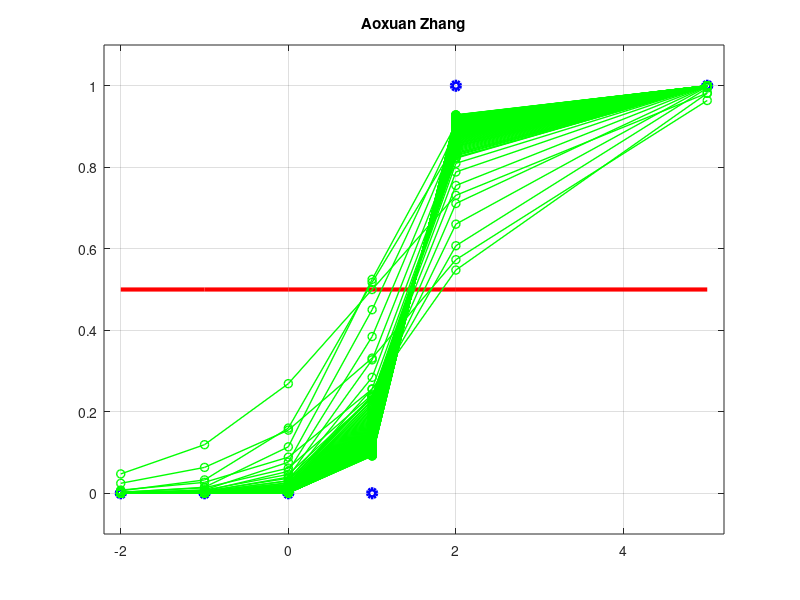

The MATLAB source for this figure:
% 20 midterm exam
clear; clf; format long
p=@(u) 1./(1+exp(-u));
dp=@(u) exp(-u)./(1+exp(-u)).^2;
E =@(y,t) sum(0.5*(y-t).^2)/6;
x = [-2 -1 0 1 2 5]; t = [0 0 0 0 1 1];
plot(x,0*x+0.5,'r-','linewidth',3); hold on
plot(x,t,'bo','linewidth',3);
w0=-1; w=1;
u=w0+w*x;
y=p(u);
E1=E(y,t);
plot(x,y,'go-','linewidth',1);
eta=5; tol=1.0e-5; err=3*tol;
while err>tol
for i=1:length(x)
dEdw0=(y(i)-t(i))*dp(u(i));
dEdw=(y(i)-t(i))*dp(u(i))*x(i);
w0=w0-eta*dEdw0;
w=w-eta*dEdw;
end
u=w0+w*x;
y=p(u);
E2=E(y,t);
err=abs(E1-E2);
E1=E2;
plot(x,y,'go-','linewidth',1);
end
grid on
axis([-2.2 5.2 -0.1 1.1])
title('Aoxuan Zhang')